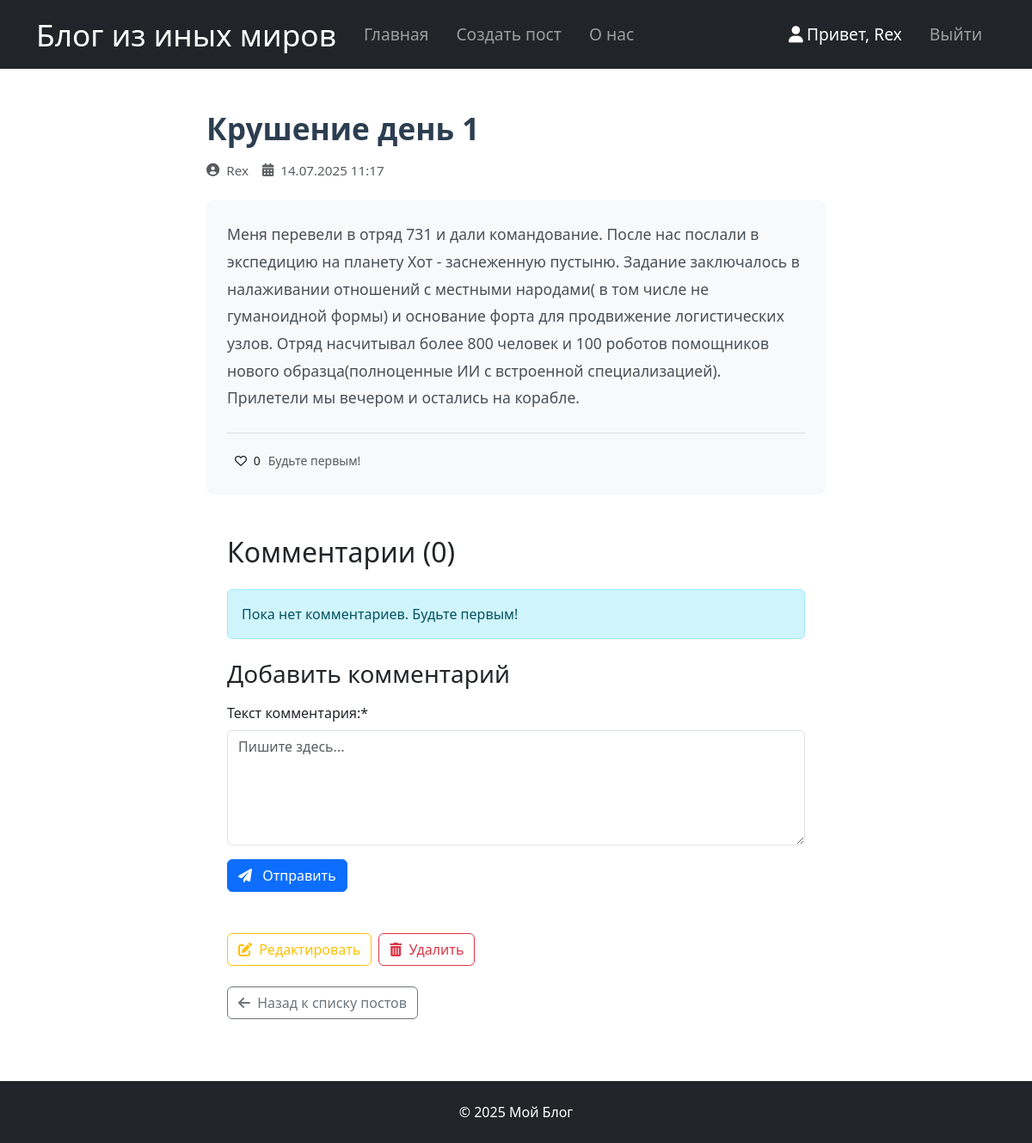
The page /post/1/ (signed in) on the database as committed earlier.
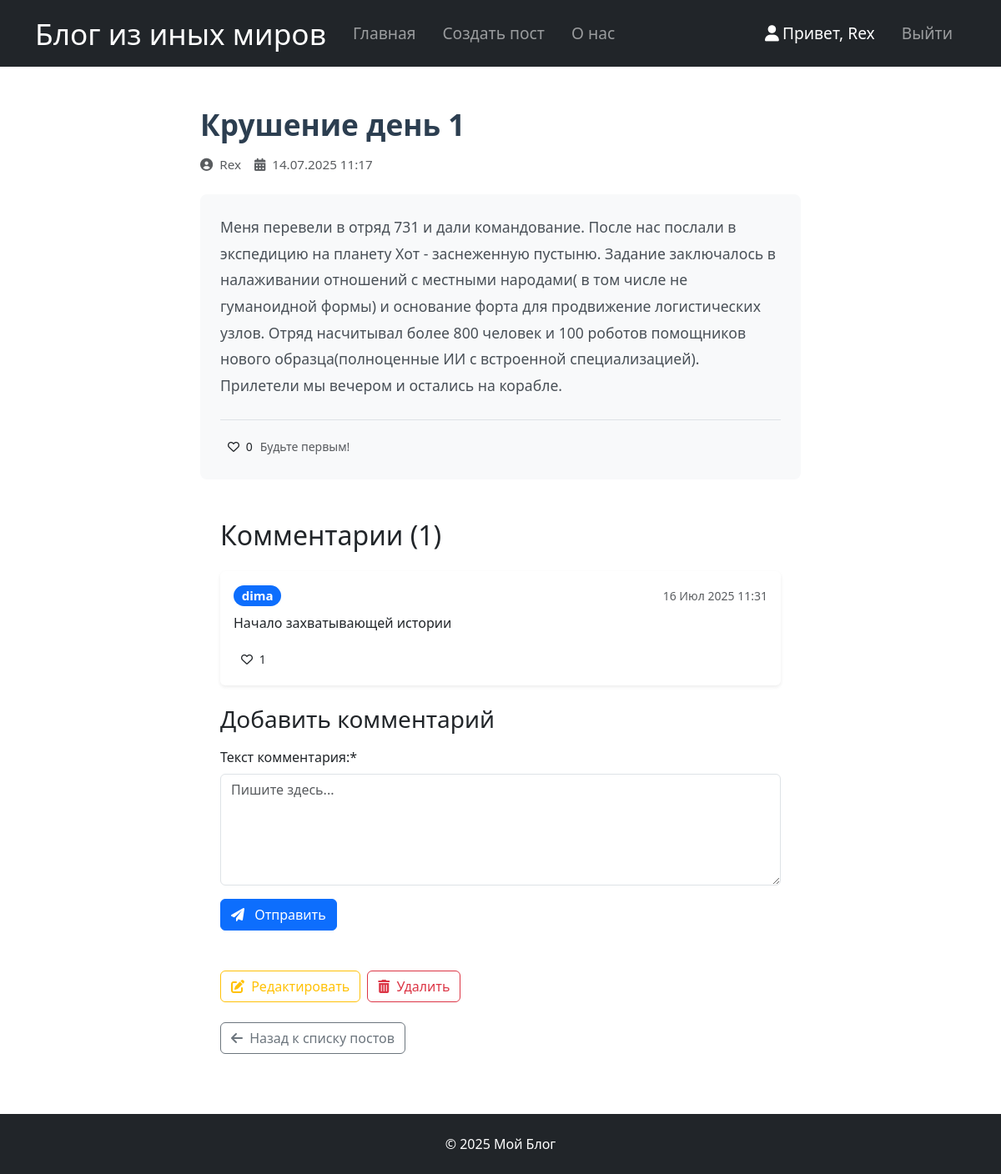
The same page on the database as committed later.
### blog/models.py (models this page shows, shortened)
class Comment(models.Model):
    post = models.ForeignKey(Post, on_delete=models.CASCADE, related_name='comments')
    author = models.ForeignKey(User, on_delete=models.CASCADE)
    text = models.TextField()
    created_at = models.DateTimeField(auto_now_add=True)
    @property
    def like_count(self):
        return Like.objects.filter(
            content_type=ContentType.objects.get_for_model(self),
            object_id=self.id
        ).count()
    @property
    def is_liked_by_user(self):
        if not hasattr(self, '_current_user'):
            return False
        return self.is_liked_by(self._current_user)
    def is_liked_by(self, user):
        if not user.is_authenticated:
            return False
        return Like.objects.filter(
            content_type=ContentType.objects.get_for_model(self),
            object_id=self.id,
            user=user
        ).exists()

### blog/views.py (the view)
# urls.py: path('post/<slug:slug>/', post_detail, name='post_detail'),
def post_detail(request, slug):
    post = get_object_or_404(Post, slug=slug, is_published=True)
    comments = post.comments.all() # Все комментарии к посту
    is_liked = False
    if request.user.is_authenticated:
        is_liked=post.is_liked_by(request.user)
    for comment in comments:
        comment._current_user = request.user
    if request.method == 'POST':
        form = CommentForm(request.POST)
        if form.is_valid():
            comment = form.save(commit=False)
            comment.post = post
            comment.author = request.user
            comment.save()
            return redirect('post_detail', slug=post.slug)
    else:
        form = CommentForm()
    return render(request, 'blog/post_detail.html',
                  {'post': post,
                   'user': request.user,
                   'comments': comments,
                   'form': form,
                   'is_liked': is_liked})

### blog/forms.py
class CommentForm(forms.ModelForm):
    class Meta:
        model = Comment
        fields = ['text']
        widgets = {
            'text': forms.Textarea(attrs={
                'rows': 5,
                'class': 'form-control',
                'placeholder': 'Пишите здесь...'
            }),
        }
        labels = {
            'text': 'Текст комментария:',
        }

### blog/models.py (called while the page is built)
    @property
    def like_count(self):
        return Like.objects.filter(content_type=ContentType.objects.get_for_model(self),
            object_id=self.id).count()

    def is_liked_by(self, user):
        if not user.is_authenticated:
            return False
        return Like.objects.filter(
            content_type=ContentType.objects.get_for_model(self),
            object_id=self.id,
            user=user
        ).exists()

### templates/blog/post_detail.html (shortened to what the changed rows need)
{% extends 'base.html' %}
{% load crispy_forms_tags %}
{% block content %}
<div class="container mt-4">
    <div class="row">
        <div class="col-lg-8 mx-auto">
            <h1 class="mb-3 post-title">{{ post.title }}</h1>
            <div class="card mb-4 border-0">
                <div class="card-body p-4">
                    <h2 class="mb-4">Комментарии ({{ comments.count }})</h2>
                    {% for comment in comments %}
                    <div class="card mb-3 border-0 shadow-sm">
                        <div class="card-body">
                            <div class="d-flex justify-content-between align-items-center mb-2">
                                <h5 class="card-title mb-0">
                                    <span class="badge bg-primary rounded-pill">
                                        {{ comment.author.username }}
                                    </span>
                                </h5>
                                <small class="text-muted">{{ comment.created_at|date:"d M Y H:i" }}</small>
                            </div>
                            <p class="card-text">{{ comment.text }}</p>
                            <div class="d-flex align-items-center">
                                <button
                                    type="button"
                                    class="btn btn-sm like-button {% if comment.is_liked_by_user %}liked{% endif %}"
                                    data-comment-id="{{ comment.id }}"
                                >
                                    <i class="{% if comment.is_liked_by_user %}fas{% else %}far{% endif %} fa-heart"></i>
                                    <span class="ms-1 like-count">{{ comment.like_count }}</span>
                                </button>
                            </div>
                        </div>
                    </div>
                    {% empty %}
                        {% if user.is_authenticated %}
                            <div class="alert alert-info">Пока нет комментариев. Будьте первым!</div>
                        {% endif %}
                    {% endfor %}
                    {% if user.is_authenticated %}
                    <div class="comment-form mt-4">
                        <h3 class="mb-3">Добавить комментарий</h3>
                        <form method="post" class="needs-validation" novalidate>
                        </form>
                    </div>
                    {% else %}
                    <div class="alert alert-warning mt-4">
                        <a href="{% url 'login' %}" class="alert-link">Войдите</a>, чтобы оставить комментарий.
                    </div>
                    {% endif %}
                </div>
            </div>
        </div>
    </div>
</div>
{% endblock %}

Rows that differ between the two databases and show on the page:
added Comment: author.username "dima", created_at "16 Июл 2025 11:31", text "Начало захватывающей истории", like_count "1"
Other text that changed with them:
{{ comments.count }}: "0" → "1"
text no longer shown: "Пока нет комментариев. Будьте первым!"
